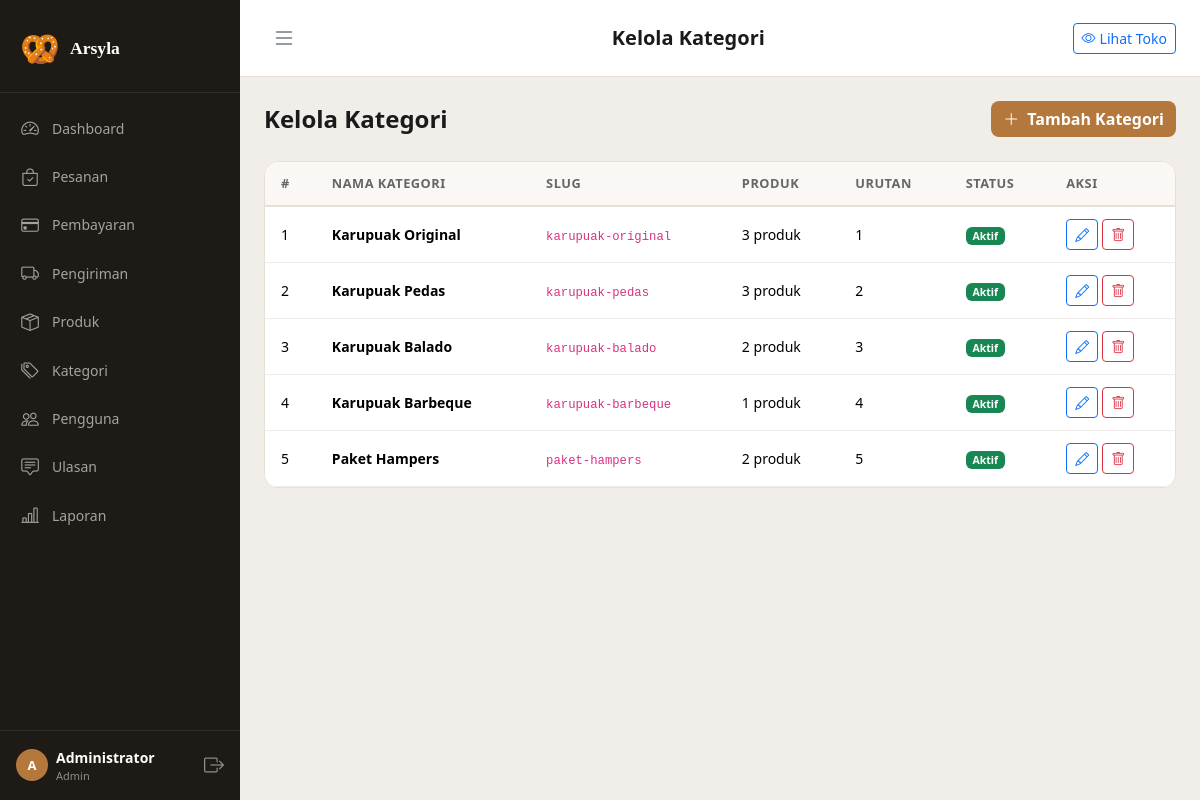
The app's page /admin/categories (signed in) with its own data.
### tables this page shows
CREATE TABLE IF NOT EXISTS `categories` (
    `id`          INT UNSIGNED AUTO_INCREMENT PRIMARY KEY,
    `name`        VARCHAR(100) NOT NULL,
    `slug`        VARCHAR(120) NOT NULL UNIQUE,
    `description` TEXT DEFAULT NULL,
    `image`       VARCHAR(255) DEFAULT NULL,
    `is_active`   TINYINT(1) NOT NULL DEFAULT 1,
    `sort_order`  INT NOT NULL DEFAULT 0,
    `created_at`  TIMESTAMP NOT NULL DEFAULT CURRENT_TIMESTAMP
);

### app/Controllers/Admin/AdminCategoryController.php (called while the page is built, shortened)
<?php
class AdminCategoryController
{
    private Response                $res;
    private MySQLCategoryRepository $repo;
    public function __construct()
    {
        $this->res  = new Response();
        $this->repo = new MySQLCategoryRepository();
    }
    public function index(): void
    {
        $categories = $this->repo->findAll(false);
        $this->res->render('admin.categories.index', [
            'title'      => 'Kelola Kategori',
            'categories' => $categories,
        ], 'admin');
    }
}

### core/Application.php (called while the page is built, shortened)
<?php
class Application
{
    private Router $router;
    public function __construct()
    {
        $this->router = new Router();
    }
    private function registerRoutes(): void
    {
        $r = $this->router;
    }
    public function run(): void
    {
        $request  = new Request();
        $response = new Response();
        $this->router->dispatch($request, $response);
    }
}

### index.php (called while the page is built, shortened)
<?php
spl_autoload_register(function (string $class): void {
    $map = [
        'Core\\'           => CORE_PATH . '/',
        'App\\'            => APP_PATH . '/',
        'Domain\\'         => SRC_PATH . '/Domain/',
        'Application\\'    => SRC_PATH . '/Application/',
        'Infrastructure\\' => SRC_PATH . '/Infrastructure/',
    ];
    foreach ($map as $prefix => $base) {
        if (str_starts_with($class, $prefix)) {
            $relative = substr($class, strlen($prefix));
            $file = $base . str_replace('\\', '/', $relative) . '.php';
            if (file_exists($file)) {
                return;
            }
        }
    }
});
require_once ROOT_PATH . '/config/database.php';
$app = new Application();
$app->run();

### config/database.php (called while the page is built, shortened)
<?php
function getDB(): PDO
{
    static $pdo = null;
    if ($pdo === null) {
        $dsn = sprintf(
            'mysql:host=%s;port=%s;dbname=%s;charset=%s',
            DB_HOST,
            DB_PORT,
            DB_NAME,
            DB_CHARSET
        );
        try {
            $pdo = new PDO($dsn, DB_USER, DB_PASS, [
                PDO::ATTR_ERRMODE            => PDO::ERRMODE_EXCEPTION,
                PDO::ATTR_DEFAULT_FETCH_MODE => PDO::FETCH_ASSOC,
                PDO::ATTR_EMULATE_PREPARES   => false,
            ]);
        } catch (PDOException $e) {
            if (APP_DEBUG) {
                die('<h2>Database Error: ' . $e->getMessage() . '</h2>');
            }
            die('<h2>Koneksi database gagal. Pastikan XAMPP MySQL berjalan.</h2>');
        }
    }
    return $pdo;
}

### src/Infrastructure/Persistence/MySQLCategoryRepository.php (called while the page is built, shortened)
<?php
class MySQLCategoryRepository implements CategoryRepositoryInterface
{
    private \PDO $pdo;
    public function __construct()
    {
        $this->pdo = getDB();
    }
    public function findAll(bool $activeOnly = true): array
    {
        $where = $activeOnly ? 'WHERE c.is_active=1' : '';
        $stmt  = $this->pdo->query("
            SELECT c.*, COUNT(p.id) AS product_count
            FROM categories c
            LEFT JOIN products p ON p.category_id=c.id AND p.is_active=1
            $where
            GROUP BY c.id
            ORDER BY c.sort_order ASC, c.name ASC
        ");
        return array_map(fn($r) => Category::fromArray($r), $stmt->fetchAll());
    }
}

### src/Domain/Category/Entities/Category.php (called while the page is built, shortened)
<?php
class Category
{
    public static function fromArray(array $data): self
    {
        return new self(
            id: $data['id'] ?? null,
            name: $data['name'],
            slug: $data['slug'],
            description: $data['description'] ?? null,
            image: $data['image'] ?? null,
            isActive: (bool)($data['is_active'] ?? true),
            sortOrder: (int)($data['sort_order'] ?? 0),
            productCount: (int)($data['product_count'] ?? 0),
        );
    }
}

### core/Request.php (called while the page is built, shortened)
<?php
class Request
{
    public function method(): string
    {
        return strtoupper($_SERVER['REQUEST_METHOD'] ?? 'GET');
    }
    public function url(): string
    {
        $uri = $_SERVER['REQUEST_URI'] ?? '/';
        $basePath = defined('APP_BASE_PATH') ? APP_BASE_PATH : '';
        if ($basePath !== '' && str_starts_with($uri, $basePath)) {
            $uri = substr($uri, strlen($basePath));
        }
        return trim($uri, '/');
    }
}

### app/Views/admin/categories/index.php (the view, shortened to what this page needs)
<div class="d-flex justify-content-between align-items-center mb-4">
    <h4 class="fw-bold mb-0">Kelola Kategori</h4>
    <button class="btn ka-btn-primary" data-bs-toggle="modal" data-bs-target="#modalAddCat">
        <i class="bi bi-plus-lg me-2"></i>Tambah Kategori
    </button>
</div>
<div class="ka-card">
    <div class="table-responsive">
        <table class="table ka-table mb-0">
            <thead>
                <tr>
                    <th>#</th>
                    <th>Nama Kategori</th>
                    <th>Slug</th>
                    <th>Produk</th>
                    <th>Urutan</th>
                    <th>Status</th>
                    <th>Aksi</th>
                </tr>
            </thead>
            <tbody>
                <?php foreach ($categories as $cat): ?>
                    <tr>
                        <td><?= $cat->id ?></td>
                        <td class="fw-semibold"><?= htmlspecialchars($cat->name) ?></td>
                        <td><code class="small"><?= htmlspecialchars($cat->slug) ?></code></td>
                        <td><?= $cat->productCount ?> produk</td>
                        <td><?= $cat->sortOrder ?></td>
                        <td><span class="badge bg-<?= $cat->isActive ? 'success' : 'secondary' ?>"><?= $cat->isActive ? 'Aktif' : 'Nonaktif' ?></span></td>
                        <td>
                            <div class="d-flex gap-1">
                                <button class="btn btn-sm btn-outline-primary"
                                    onclick="openEditCat(<?= $cat->id ?>, '<?= addslashes($cat->name) ?>', '<?= addslashes($cat->description ?? '') ?>', <?= $cat->isActive ? 1 : 0 ?>, <?= $cat->sortOrder ?>)">
                                    <i class="bi bi-pencil"></i>
                                </button>
                                <form method="POST" action="<?= APP_URL ?>/admin/categories/<?= $cat->id ?>/delete" onsubmit="return false" data-confirm="Hapus kategori ini? Pastikan tidak ada produk terkait.">
                                    <button type="submit" class="btn btn-sm btn-outline-danger"><i class="bi bi-trash"></i></button>
                                </form>
                            </div>
                        </td>
                    </tr>
                <?php endforeach; ?>
            </tbody>
        </table>
    </div>
</div>

### core/Router.php (shortened to what this page needs)
<?php
class Router
{
    private array $routes = [];
    public function get(string $path, string $handler): void
    {
        $this->routes['GET'][$path] = $handler;
    }
    public function post(string $path, string $handler): void
    {
        $this->routes['POST'][$path] = $handler;
    }
    public function dispatch(Request $request, Response $response): void
    {
        $method = $request->method();
        $url    = $request->url();
        foreach (($this->routes[$method] ?? []) as $route => $handler) {
            $pattern = $this->buildPattern($route);
            if (preg_match($pattern, $url, $matches)) {
                array_shift($matches);
                $params = array_values($matches);
                [$controllerName, $action] = explode('@', $handler);
                $controller = new $fullClass();
                call_user_func_array([$controller, $action], $params);
                return;
            }
        }
    }
    private function buildPattern(string $route): string
    {
        $pattern = preg_replace('/\{[a-zA-Z_]+\}/', '([^/]+)', $route);
        return '#^' . $pattern . '$#';
    }
}

### public/css/custom.css (style rules this page uses)
:root { --ka-primary: #b4783c; --ka-primary-dk: #8f5e2a; --ka-primary-lt: #f5e8d8; --ka-green: #2c7a4b; --ka-dark: #1a1a1a; --ka-light: #faf7f4; --ka-border: #e8e0d6; --ka-sidebar-w: 240px; --ka-sidebar-bg: #1e1a16; font-family: "Plus Jakarta Sans", sans-serif; }
body { background: var(--ka-light); color: var(--ka-dark); }
.ka-btn-primary { background: var(--ka-primary); color: #fff; border: none; border-radius: 8px; font-weight: 600; transition: all 0.2s; }
.ka-card { background: #fff; border-radius: 14px; border: 1.5px solid var(--ka-border); overflow: hidden; }
.ka-admin-body { background: #f1ede8; }
.ka-table { border-collapse: separate; border-spacing: 0; }
.ka-table thead th { background: var(--ka-light); font-size: 0.8rem; font-weight: 700; text-transform: uppercase; letter-spacing: 0.5px; color: #666; padding: 12px 16px; border-bottom: 2px solid var(--ka-border); }
.ka-table tbody td { padding: 12px 16px; vertical-align: middle; font-size: 0.875rem; border-bottom: 1px solid #f0ece8; }

### records on screen
categories: id "1", name "Karupuak Original", slug "karupuak-original", productCount "3", sort_order "1", is_active "Aktif"
categories: id "2", name "Karupuak Pedas", slug "karupuak-pedas", productCount "3", sort_order "2", is_active "Aktif"
categories: id "3", name "Karupuak Balado", slug "karupuak-balado", productCount "2", sort_order "3", is_active "Aktif"
categories: id "4", name "Karupuak Barbeque", slug "karupuak-barbeque", productCount "1", sort_order "4", is_active "Aktif"
categories: id "5", name "Paket Hampers", slug "paket-hampers", productCount "2", sort_order "5", is_active "Aktif"

### other values on screen
$m['label'] "Dashboard"
$m['label'] "Pesanan"
$m['label'] "Pembayaran"
$m['label'] "Pengiriman"
$m['label'] "Produk"
$m['label'] "Kategori"
$m['label'] "Pengguna"
$m['label'] "Ulasan"
$m['label'] "Laporan"
